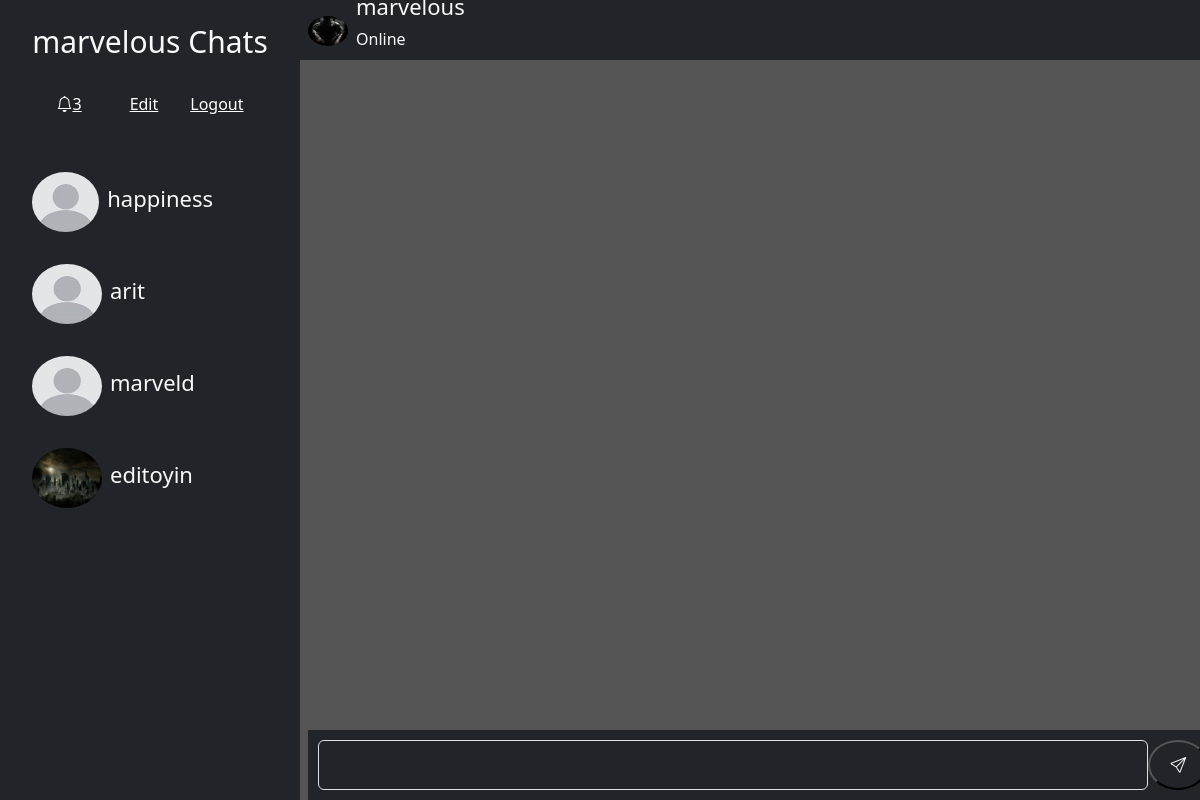
Page /chat/a17ef0cd-3636-4af5-b4b8-cec22ea89c6f/ (signed in) on the committed database.
### chat/models.py (models this page shows, shortened)
class Profile(models.Model):
    user = models.OneToOneField(User,on_delete=models.CASCADE, blank = True, null = True)
    name = models.CharField(max_length=120, blank = True, null = True)
    profile_pic = models.ImageField( default='images.jpeg' ,upload_to='profiles', blank = True, null = True)
    bio = models.TextField(blank = True, null = True)
    email = models.EmailField(blank = True, null = True)
    isonline = models.BooleanField(default=False, null = True)
    id = models.UUIDField(default= uuid.uuid4, editable= False, unique=True, primary_key=True)

### chat/views.py (the view)
# urls.py: path('chat/<str:pk>/', ProfileDetail.as_view(), name='Profile'),
class ProfileDetail(LoginRequiredMixin, DetailView):
    model = Profile
    context_object_name = 'profile'
    template_name = 'chat/chatuser.html'
    def get_context_data(self, **kwargs):
        context = super().get_context_data(**kwargs)
        context['profiles'] = Profile.objects.exclude(user = self.request.user)
        profileid = context['profile'].user.id
        userid = self.request.user.id
        if profileid > userid:
            thread_name = f'{profileid}-{userid}'
        else:
            thread_name = f'{userid}-{profileid}'
        context['chats'] = Chatmodel.objects.filter(thread_name = thread_name)
        context['not'] = Chatnotification.objects.filter(is_seen = False, profile = self.request.user.profile).count()
        return  context

### chat/templates/chat/chatuser.html (shortened to what this page needs)
<!DOCTYPE html>
{% load static %}
<html lang="en" class="h-100">
<head>
    <link rel="stylesheet" href='{% static "css/bootstrap.min.css" %}'>
    <link rel="stylesheet" href="https://cdn.jsdelivr.net/npm/bootstrap-icons@1.10.5/font/bootstrap-icons.css">
</head>
<body class="h-100 bg-dark text-light" >
   <div class="h-100 m-0 w-100">
       <div class=" h-100 d1">
          <div class=" scroll-container p-4 d3" style="overflow: auto; " >
            <div class="d-block w-100 mb-4">
                <h1 class="mb-3 d-flex justify-content-center" style="font-size: 30px;">{{request.user.username}} Chats</h1>
                <div class="d-flex justify-content-center">
                    <a href="" class="d-flex justify-content-start mt-3 me-5"><i class="bi bi-bell"></i> <p id="count">{{not}}</p></a>
                    <a class="d-flex justify-content-center mt-3 me-3" href="{% url 'Edit' request.user.profile.id %}">Edit </a>
                    <a class="d-flex justify-content-end mt-3 ms-3"  href="{% url 'Logout' %}">Logout</a>
                </div>
            </div>
            <div class="d-block mb-3" >
               {% for profile in profiles %}
               <a href="{% url 'Profile' profile.id %}" class="display-6 text-decoration-none d-flex hover">
                <div class="d-flex border-black justify-content-start w-75 ">
                    <img src="{{profile.profile_pic.url}}" alt="" class="img-fluid rounded-circle mx-2 mb-3 mt-3" style="height:60px;width:70px; ">
                    <div class="d-flex align-items-center">
                        <h2 class="display-6 text-light" style="font-size:22px" >{{profile.user.username}}</h2>
                    </div>
                </div>
               </a>
                {% endfor %}
            </div>
          </div >
        <div class='d2 scroll-container  ' >
           <div class="top bg-dark">
            <img src="{{profile.profile_pic.url}}" alt="" class="img-fluid rounded-circle mx-2 mb-3 mt-3" style="height:30px;width:40px; ">
            <div class="d-flex align-items-center">
                <div class="d-block">
                <h2 class="display-6 text-light " style="font-size:22px" >{{profile.user.username}}</h2>
                {% if profile.isonline %}
                <p id="online" >Online</p>
                {% endif %}
            </div>
            </div>
           </div>
            <div id="message-div" class="d-block mt-5  w-100 ms-2 me-2 mb-5 " style="height: fit-content;" style="margin-top: 40%;">
                    <div class="message-bar bg-dark  ">
                        <form id="form" action="" >
                            <div class="d-flex">
                                <input type="text" class="form-control bg-dark text-light" style="width:70%" placeholder="Enter your message" name="message">
                                <button class="rounded-circle bg-dark text-light" style="width:60px;height:50px;"><i class="bi bi-send"></i></button>
                            </div>
                        </form>
                       </div>
                </div>
                </div>
            </div>
       </div>
</body>
</html>

### chat/templates/chat/chatuser.html (style rules this page uses)
.scroll-container { scrollbar-width: thin; scrollbar-color:black }
.d1 { display:flex; }
.d2 { display:flex; width:75%; overflow-y:auto; background-color: #555555; }
.d3 { width:25%; }
.message-bar { position:fixed; bottom:0; right: 30; width: 100.5%; padding: 10px; text-align: center; }
a { color:white; }
.top { display: flex; position: fixed; top: 0; right: 30; width:100%; height:60px; }
.mt-5 { margin-top: 6rem!important; }
.mb-5 { margin-bottom: 8rem!important; }

### rows in the picture
Profile: profile_pic (picture), user.username "happiness"
Profile: profile_pic (picture), user.username "arit"
Profile: profile_pic (picture), user.username "marveld"
Profile: profile_pic (picture), user.username "editoyin"
Profile: profile_pic (picture)

### other values in the picture
{{ request.user.username }} "marvelous"
{{ not }} "3"
